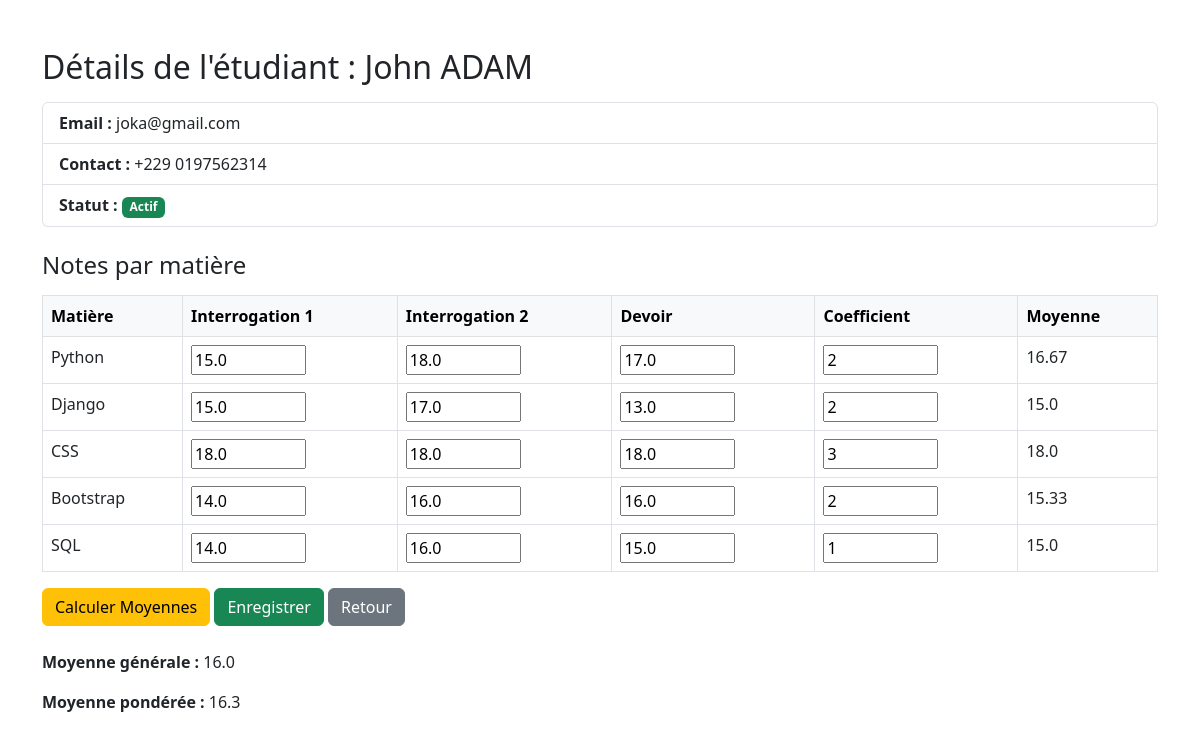
The app's page /23/ with its own data.
### etudiants/models.py (models this page shows, shortened)
class User(models.Model):
    nom = models.CharField(max_length=100)
    prenom = models.CharField(max_length=100)
    email = models.EmailField(unique=True)
    contact = models.CharField(max_length=15, blank=True, null=True)
    is_valid = models.BooleanField(default=False, null=True)
    class Meta:
        ordering = ["-nom"]

class Notes(models.Model):
    note = models.ForeignKey(User, on_delete=models.CASCADE)
    interrogation1 = models.FloatField(null=True, blank=True)
    interrogation2 = models.FloatField(null=True, blank=True)
    devoir = models.FloatField(null=True, blank=True)
    matiere = models.CharField(max_length=25, blank=True, null=True)
    coefficients = models.PositiveIntegerField(default=1)

### etudiants/views.py (the view, shortened to what this page needs)
# urls.py: path('<int:etudiant_id>/', views.detail_etudiants, name='detail_etudiant'),
def detail_etudiants(request, etudiant_id):
    with connection.cursor() as cursor:
        cursor.execute("""
            SELECT id, nom, prenom, email, contact, is_valid
            FROM etudiants_user
            WHERE id = %s
        """, [etudiant_id])
        row = cursor.fetchone()
    if not row:
        messages.error(request, "Étudiant introuvable.")
        return render(request, 'etudiants/detail_etudiants.html', {'etudiant': None})
    etudiant = {
        'id': row[0],
        'nom': row[1],
        'prenom': row[2],
        'email': row[3],
        'contact': row[4],
        'is_valid': row[5]
    }
    matieres_fixes = ['Python', 'Django', 'CSS', 'Bootstrap', 'SQL']
    notes_par_matiere = []
    moyenne_generale = 0
    moyenne_ponderee = 0
    if request.method == 'POST':
        action = request.POST.get('action')
        nb_matieres = int(request.POST.get('nb_matieres', 0))
        total_moyenne = 0
        total_ponderee = 0
        total_coeff = 0
        for i in range(1, nb_matieres + 1):
            matiere = request.POST.get(f'matiere_{i}')
            interrogation1 = float(request.POST.get(f'interrogation1_{i}', 0) or 0)
            interrogation2 = float(request.POST.get(f'interrogation2_{i}', 0) or 0)
            devoir = float(request.POST.get(f'devoir_{i}', 0) or 0)
            coefficients = float(request.POST.get(f'coefficients_{i}', 1) or 1)
            moyenne = round((interrogation1 + devoir + interrogation2) / 3, 2)
            moyenne_ponderee_calc = moyenne * coefficients
            total_moyenne += moyenne
            total_ponderee += moyenne_ponderee_calc
            total_coeff += coefficients
            notes_par_matiere.append({
                'matiere': matiere,
                'interrogation1': interrogation1,
                'devoir': devoir,
                'interrogation2': interrogation2,
                'coefficients': coefficients,
                'moyenne': moyenne
            })
            if action == 'enregistrer':
                with connection.cursor() as cursor:
                    cursor.execute("""
                        SELECT id FROM etudiants_notes
                        WHERE note_id = %s AND matiere = %s
                    """, [etudiant['id'], matiere])
                    exists = cursor.fetchone()
                    if exists:
                        cursor.execute("""
                            UPDATE etudiants_notes
                            SET interrogation1 = %s, interrogation2 = %s, devoir = %s, coefficients = %s
                            WHERE note_id = %s AND matiere = %s
                        """, [interrogation1, interrogation2, devoir, coefficients, etudiant['id'], matiere])
                    else:
                        cursor.execute("""
                            INSERT INTO etudiants_notes (note_id, matiere, interrogation1, interrogation2, devoir, coefficients)
                            VALUES (%s, %s, %s, %s, %s, %s)
                        """, [etudiant['id'], matiere, interrogation1, interrogation2, devoir, coefficients])
        moyenne_generale = round(total_moyenne / nb_matieres, 2) if nb_matieres else 0
        moyenne_ponderee = round(total_ponderee / total_coeff, 2) if total_coeff else 0
        if action == 'enregistrer':
            messages.success(request, "Les notes ont été enregistrées avec succès.")
        elif action == 'calculer':
            messages.info(request, "Les moyennes ont été recalculées (non enregistrées).")
    else:
        with connection.cursor() as cursor:
            cursor.execute("""
                SELECT matiere, interrogation1, interrogation2, devoir, coefficients
                FROM etudiants_notes
                WHERE note_id = %s
            """, [etudiant['id']])
            notes_data = cursor.fetchall()
            notes_dict = {row[0]: row for row in notes_data}
        total_moyenne = 0
        total_ponderee = 0
        total_coeff = 0
        for matiere in matieres_fixes:
            if matiere in notes_dict:
                interrogation1 = notes_dict[matiere][1] or 0
                interrogation2 = notes_dict[matiere][2] or 0
                devoir = notes_dict[matiere][3] or 0
                coefficients = notes_dict[matiere][4] or 1
                moyenne = round((interrogation1 + devoir + interrogation2) / 3, 2)
                moyenne_ponderee_calc = moyenne * coefficients
                total_moyenne += moyenne
                total_ponderee += moyenne_ponderee_calc
                total_coeff += coefficients
                notes_par_matiere.append({
                    'matiere': matiere,
                    'interrogation1': interrogation1,
                    'devoir': devoir,
                    'interrogation2': interrogation2,
                    'coefficients': coefficients,
                    'moyenne': moyenne
                })
        moyenne_generale = round(total_moyenne / len(notes_par_matiere), 2) if notes_par_matiere else 0
        moyenne_ponderee = round(total_ponderee / total_coeff, 2) if total_coeff else 0
    return render(request, 'etudiants/detail_etudiants.html', {
        'etudiant': etudiant,
        'notes_par_matiere': notes_par_matiere,
        'moyenne_generale': moyenne_generale,
        'moyenne_ponderee': moyenne_ponderee
    })

### etudiants/templates/etudiants/detail_etudiants.html (shortened to what this page needs)
{% extends 'etudiants/base.html' %}
{% block content %}
<div class="container mt-5">
    {% if etudiant %}
        <h2>Détails de l'étudiant : {{ etudiant.prenom }} {{ etudiant.nom }}</h2>
        <ul class="list-group my-3">
            <li class="list-group-item"><strong>Email :</strong> {{ etudiant.email }}</li>
            <li class="list-group-item"><strong>Contact :</strong> {{ etudiant.contact }}</li>
            <li class="list-group-item">
                <strong>Statut :</strong>
                {% if etudiant.is_valid %}
                    <span class="badge bg-success">Actif</span>
                {% else %}
                    <span class="badge bg-danger">Inactif</span>
                {% endif %}
            </li>
        </ul>
        {% if etudiant.is_valid %}
            <h4 class="mt-4">Notes par matière</h4>
            <form method="POST">
                <table class="table table-bordered mt-3">
                    <thead class="table-light">
                        <tr>
                            <th>Matière</th>
                            <th>Interrogation 1</th>
                            <th>Interrogation 2</th>
                            <th>Devoir</th>
                            <th>Coefficient</th>
                            <th>Moyenne</th>
                        </tr>
                    </thead>
                    <tbody>
                        {% for note in notes_par_matiere %}
                        <tr>
                            <td>
                                {{ note.matiere }}
                            </td>
                            <td>
                                <input type="number" step="0.01" min="0" max="20"
                                    name="interrogation1_{{ forloop.counter }}" value="{{ note.interrogation1 }}" inputmode="decimal">
                            </td>
                            <td>
                                <input type="number" step="0.01" min="0" max="20"
                                    name="interrogation2_{{ forloop.counter }}" value="{{ note.interrogation2 }}" inputmode="decimal">
                            </td>
                            <td>
                                <input type="number" step="0.01" min="0" max="20"
                                    name="devoir_{{ forloop.counter }}" value="{{ note.devoir }}" inputmode="decimal">
                            </td>
                            <td>
                                <input type="number" step="0.01" min="0" max="20"
                                    name="coefficients_{{ forloop.counter }}" value="{{ note.coefficients }}" inputmode="decimal">
                            </td>
                            <td>{{ note.moyenne }}</td>
                        </tr>
                        {% endfor %}
                    </tbody>
                </table>
                <div class="mt-3">
                    <button type="submit" class="btn btn-warning"
                            onclick="document.getElementById('actionField').value='calculer'">
                        Calculer Moyennes
                    </button>
                    <button type="submit" class="btn btn-success"
                            onclick="document.getElementById('actionField').value='enregistrer'">
                        Enregistrer
                    </button>
                    <a href="{% url 'etudiants:liste_etudiants' %}" class="btn btn-secondary">Retour</a>
                </div>
            </form>
            <div class="mt-4">
                <p><strong>Moyenne générale :</strong> {{ moyenne_generale }}</p>
                <p><strong>Moyenne pondérée :</strong> {{ moyenne_ponderee }}</p>
            </div>
        {% else %}
            <div class="alert alert-warning mt-4">
                Cet étudiant est inactif. Vous ne pouvez pas lui attribuer ou modifier des notes.
            </div>
            <a href="{% url 'etudiants:liste_etudiants' %}" class="btn btn-secondary">Retour</a>
        {% endif %}
    {% else %}
        <div class="alert alert-danger">
            Aucune donnée trouvée pour cet étudiant.
        </div>
    {% endif %}
</div>
{% endblock %}

### records on screen
User: nom "ADAM", email "joka@gmail.com"
Notes: matiere "SQL", interrogation1 "14.0", interrogation2 "16.0", devoir "15.0", coefficients "1", moyenne "15.0"

### other values on screen
{{ etudiant.prenom }} "John"
{{ etudiant.contact }} "+229 0197562314"
{{ note.matiere }} "Python" "Django" "CSS" "Bootstrap"
{{ note.moyenne }} "16.67" "15.0" "18.0" "15.33"
{{ moyenne_generale }} "16.0"
{{ moyenne_ponderee }} "16.3"
